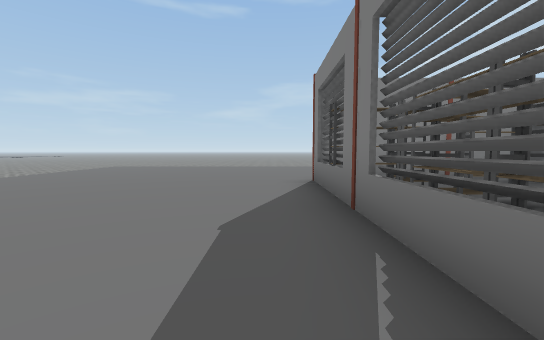
View 1 (above)

18 first-person views from a walk through a scene from a Unity 3-D project. The camera is 1.2 m above the floor, tilts 4° down and sees 90° across. Doors are open. The floor is counted in squares, 2 m on a side. Each view is taken from the middle of a square. On the plan, view 1 faces up. The plan holds only what a view shows up to about 9 squares ahead; the rest is blank. The place goes on beyond the plan. The player character is not drawn. Some animated figures are left out. Some surface patterns are stand-ins.

View 2
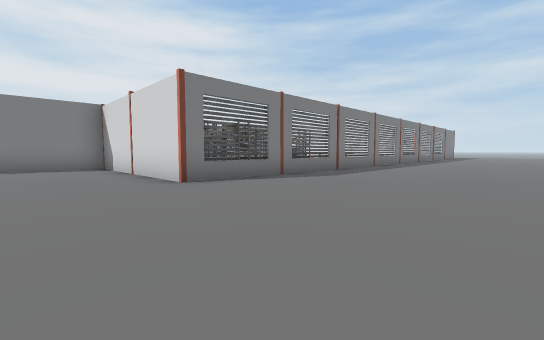

View 3
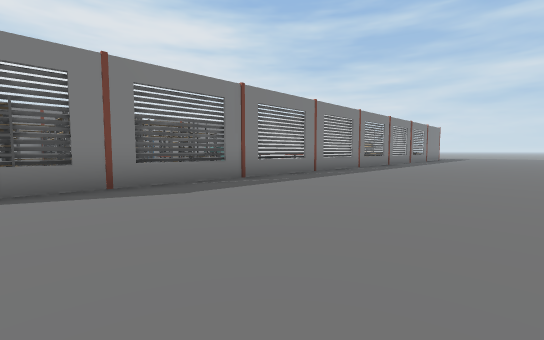

View 4
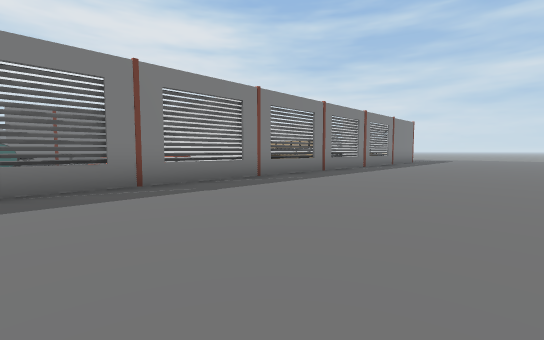

View 5
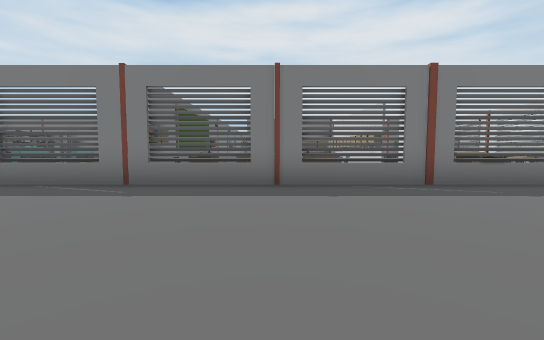

View 6
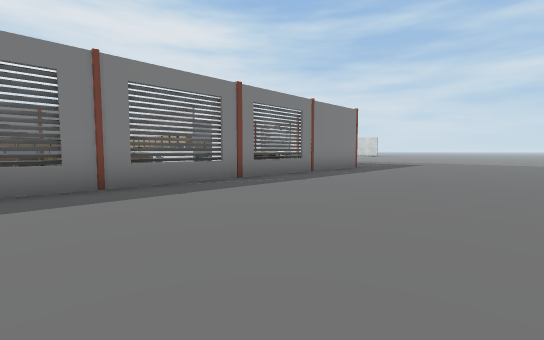

View 7
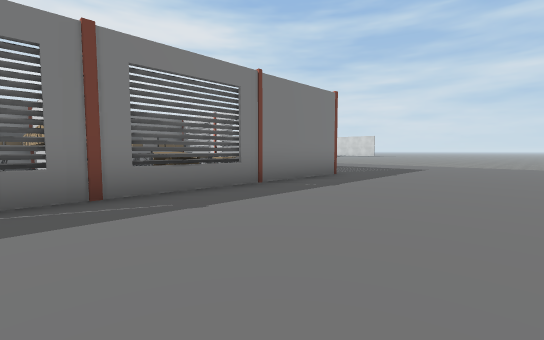

View 8
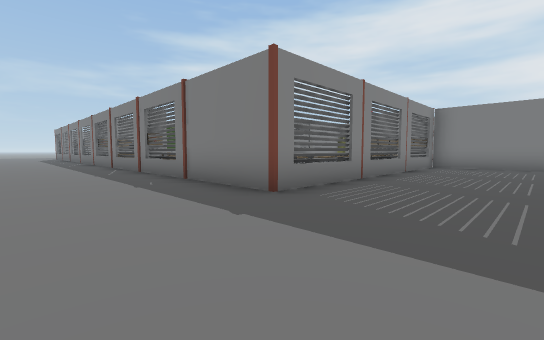

View 9
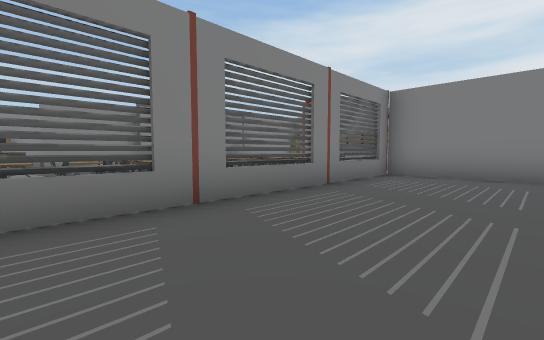

View 10
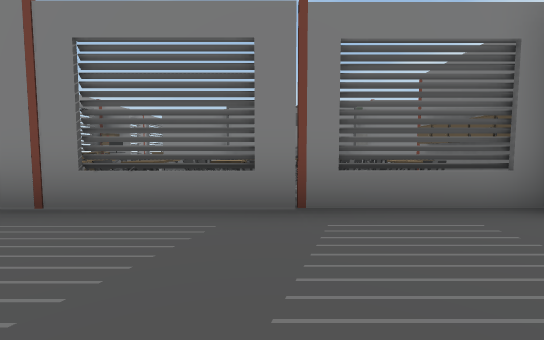

View 11
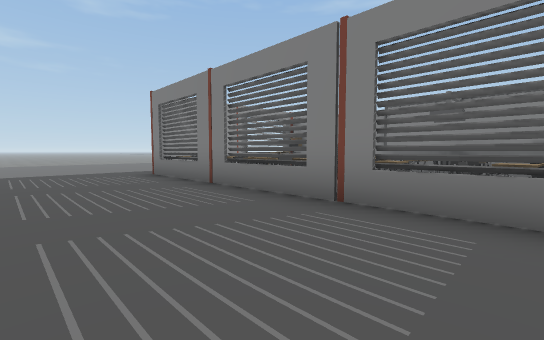

View 12
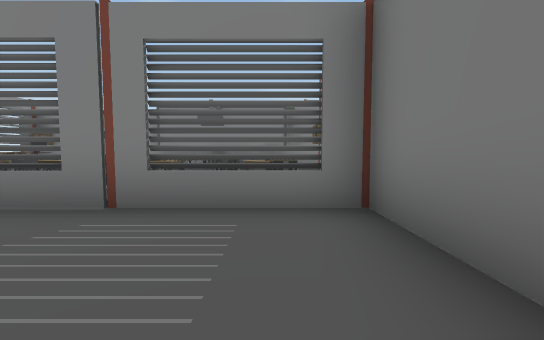

View 13
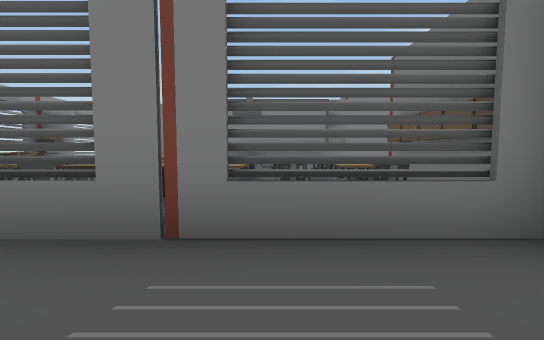

View 14
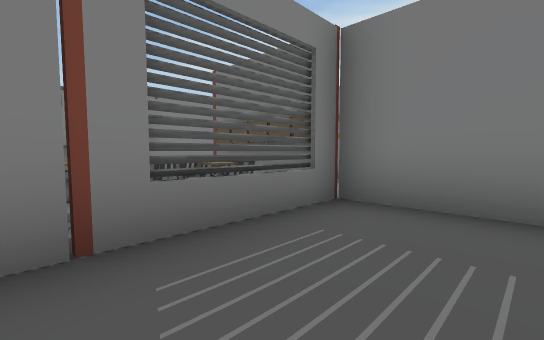

View 15
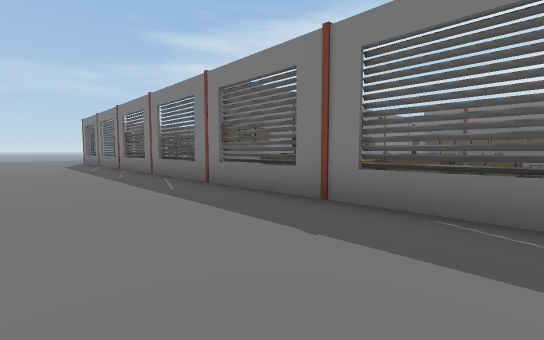

View 16
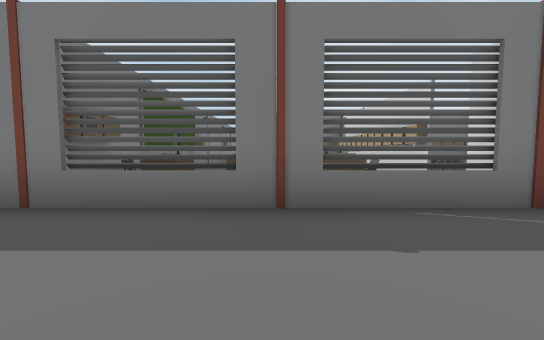

View 17
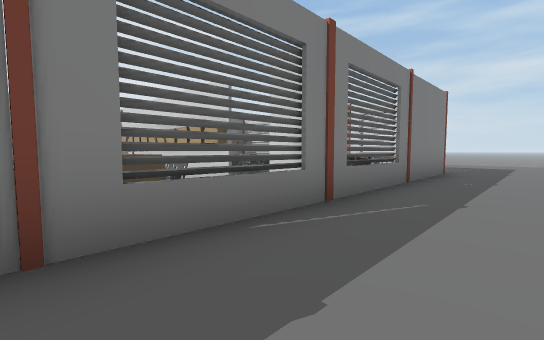

View 18
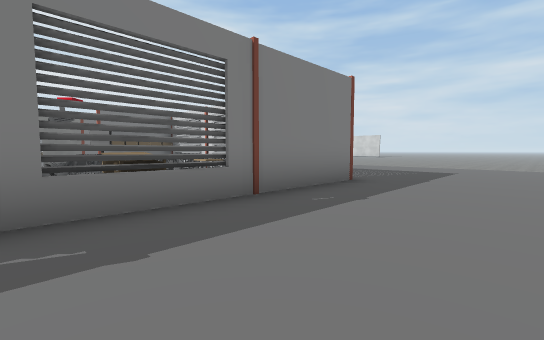

### Floor plan
Points are (right, up) in squares from view 1. A wall is a line through its corners. A room is listed if a view was taken in it or the views show most of it. See-through windows are left out.
Room 1 (views 1, 2, 3, 4, 5, 6, 7, 8, 9, 10, 11, 12, 13, 14, 15, 16, 17, 18)
walls: (1.3, -10.6) (1.8, -10.6); (7, -5.4) (1.1, -5.4); (0.8, -10.6) (0.8, 5.6) (6.2, 5.6) (6.2, 8); (0.9, -13.3) (0.9, -15.6); (10.5, -10.8) (9.4, -10.9); (0.8, -15.6) (0.8, -12.4); (8.5, -16.2) (5.4, -16.2); (9.1, -19.1) (9, -16.5)
low walls: (2.6, -16.2) (1.4, -16.2)
objects: other object (1, -16); table (1, -12); other object (1, -11); rack (1, 4); other object (2, -15); other object (2, -14) to (2, -13); computer (2, -12); other object (2, -10); table (2, -9) to (3, -9); other object (2, -8); other object (2, -7); other object (2, -6); other object (3, -16); other object (3, -15); other object (3, -14); other object (3, -13); locker (3, -11); other object (3, -10) to (4, -10); other object (3, -8) to (4, -8); chair (4, -16); other object (4, -15); other object (4, -14); other object (4, -13); other object (4, -12); other object (4, -11); table (4, -9); chair (5, -16); other object (5, -15); other object (5, -14); other object (5, -13); other object (5, -12); other object (5, -11); table (5, -8) to (5, -7); other object (6, -15); other object (6, -14) to (7, -14); other object (6, -12); other object (6, -11); chair (7, -15); other object (7, -13); other object (7, -12); other object (7, -11); chair (8, -15); other object (8, -14); other object (8, -13); other object (8, -12); other object (8, -10); locker (9, -16); locker (9, -15); other object (9, -14); other object (9, -10)

Positions as (right, up) in squares from view 1, and headings:
1: (0, 0), facing up
2: (-4, 8), facing down-right
3: (-4, 4), facing down-right
4: (-4, -1), facing down-right
5: (-4, -8), facing right
6: (-4, -7), facing down-right
7: (-3, -10), facing down-right
8: (-2, -19), facing up-right
9: (2, -19), facing up-right
10: (6, -19), facing up
11: (8, -19), facing up-left
12: (8, -19), facing up
13: (7, -18), facing up
14: (6, -18), facing up-right
15: (-2, -10), facing up-right
16: (-2, -8), facing right
17: (-1, -8), facing down-right
18: (-2, -11), facing down-right
